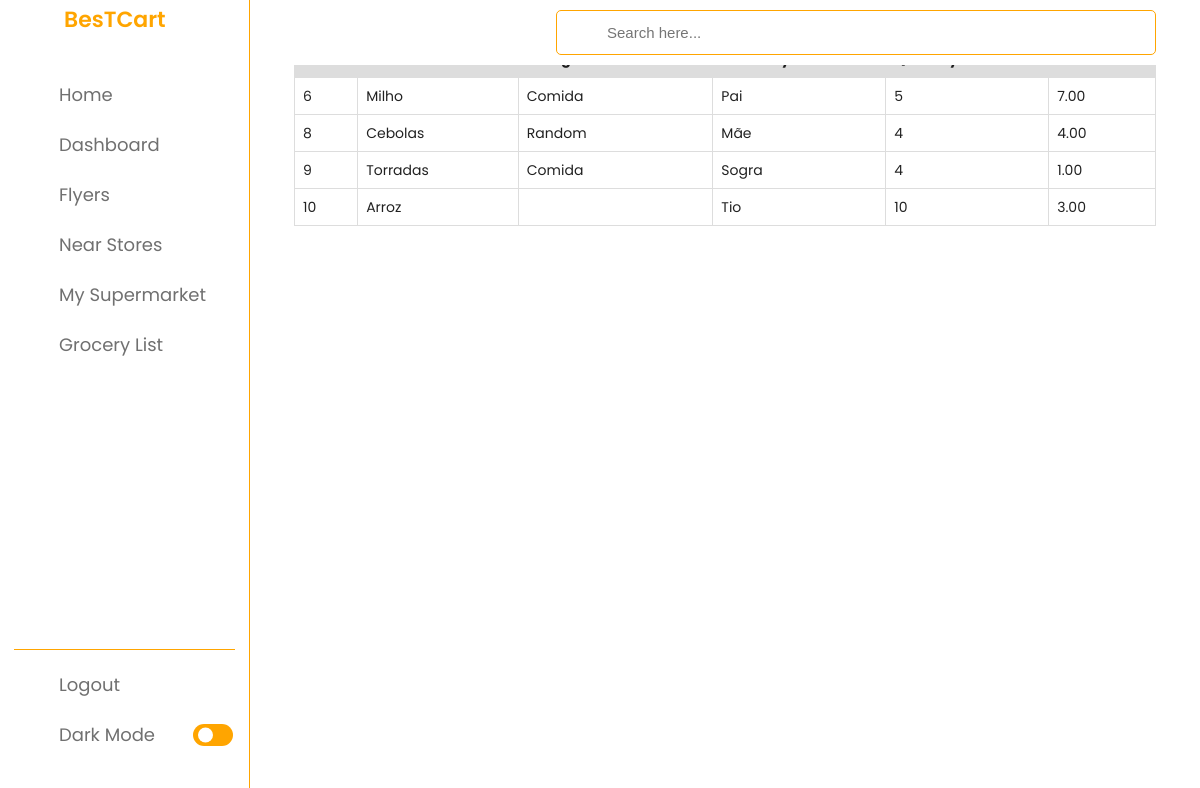
Page /index2.php (signed in) on the committed database.
### tables this page shows
CREATE TABLE `products1` (
  `id` int(11) NOT NULL,
  `name` varchar(255) NOT NULL,
  `categories` varchar(255) NOT NULL,
  `added_by` varchar(255) NOT NULL,
  `quantity` int(11) NOT NULL,
  `price` decimal(10,2) NOT NULL
);

### read2.php (the view, shortened to what this page needs)
<div class="product-list">
    <?php
        include 'db.php';
        $sql = "SELECT * FROM products1";
        $result = mysqli_query($conn, $sql);
        if (mysqli_num_rows($result) > 0) {
            echo "<table>";
            echo "<thead>";
            echo "<tr>";
            echo "<th>ID</th>";
            echo "<th>Name</th>";
            echo "<th>Categories</th>";
            echo "<th>Added by</th>";
            echo "<th>Quantity</th>";
            echo "<th>Price</th>";
            echo "</tr>";
            echo "</thead>";
            echo "<tbody>";
            while($row = mysqli_fetch_assoc($result)) {
                echo "<tr>";
                echo "<td>" . $row["id"] . "</td>";
                echo "<td>" . $row["name"] . "</td>";
                echo "<td>" . $row["categories"] . "</td>";
                echo "<td>" . $row["added_by"] . "</td>";
                echo "<td>" . $row["quantity"] . "</td>";
                echo "<td>" . $row["price"] . "</td>";
                echo "</tr>";
            }
            echo "</tbody>";
            echo "</table>";
        } else {
            echo "0 results";
        }
    ?>
</div>

### index2.php (shortened to what this page needs)
<!DOCTYPE html>
<html lang="en">
<head>
    <link rel="stylesheet" href="mysuper.css">
    <link rel="stylesheet" href="https://unicons.iconscout.com/release/v4.0.0/css/line.css">
    <link rel="stylesheet" type="text/css" href="https://cdn.jsdelivr.net/npm/semantic-ui-css@2.4.1/semantic.min.css">
</head>
<body>
    <nav>
        <div class="logo-name">
            <span class="logo_name">BesTCart</span>
        </div>
        <div class="menu-items">
            <ul class="nav-links">
                <li><a href="index2.php">
                    <i class="uil uil-estate"></i>
                    <span class="link-name">Home</span>
                </a></li>
                <li><a href="dashboard.php">
                    <i class="uil uil-comments"></i>
                    <span class="link-name">Dashboard</span>
                </a></li>
                <li><a href="flyers.php">
                    <i class="uil uil-files-landscapes"></i>
                    <span class="link-name">Flyers</span>
                </a></li>
                <li><a href="nearstores.php">
                    <i class="uil uil-chart"></i>
                    <span class="link-name">Near Stores</span>
                </a></li>
                <li><a href="mysuper.php">
                    <i class="uil uil-thumbs-up"></i>
                    <span class="link-name">My Supermarket</span>
                </a></li>
                <li><a href="gcgc.php">
                    <i class="uil uil-comments"></i>
                    <span class="link-name">Grocery List</span>
                </a></li>
            </ul>
            <ul class="logout-mode">
                <li><a href="logout.php">
                    <i class="uil uil-signout"></i>
                    <span class="link-name">Logout</span>
                </a></li>
                <li class="mode">
                    <a href="#">
                        <i class="uil uil-moon"></i>
                    <span class="link-name">Dark Mode</span>
                </a>
                <div class="mode-toggle">
                  <span class="switch"></span>
                </div>
            </li>
            </ul>
        </div>
    </nav>
    <section class="dashboard">
      <div class="top">
          <div class="search-box">
              <input type="text" id="mySearch" placeholder="Search here...">
          </div>
      </div>
        <?php
            include 'read2.php';
        ?>
</body>
</html>

### mysuper.css (style rules this page uses)
* { margin: 0; padding: 0; box-sizing: border-box; font-family: 'Poppins', sans-serif; }
:root { --primary-color: orange; --panel-color: #FFF; --text-color: #000; --black-light-color: #707070; --border-color: orange; --toggle-color: orange; --box1-color: rgb(253, 125, 125); --box2-color: #FFE6AC; --box3-color: rgb(10, 173, 10); --title-icon-color: rgb(0, 0, 0); --tran-05: all 0.5s ease; --tran-03: all 0.3s ease; --tran-03: all 0.2s ease; }
body { min-height: 100vh; background-color: var(--panel-color); }
nav { position: fixed; top: 0; left: 0; height: 100%; width: 250px; padding: 10px 14px; background-color: var(--panel-color); border-right: 1px solid var(--border-color); transition: var(--tran-05); }
nav .logo-name { display: flex; align-items: center; }
nav .logo-name .logo_name { font-size: 22px; font-weight: 600; color: orange; margin-left: 5px; transition: var(--tran-05); }
nav .menu-items { margin-top: 40px; height: calc(100% - 90px); display: flex; flex-direction: column; justify-content: space-between; }
.menu-items li { list-style: none; }
.menu-items li a { display: flex; align-items: center; height: 50px; text-decoration: none; position: relative; }
.menu-items li a i { font-size: 24px; min-width: 45px; height: 100%; display: flex; align-items: center; justify-content: center; color: var(--black-light-color); }
.menu-items li a .link-name { font-size: 18px; font-weight: 400; color: var(--black-light-color); transition: var(--tran-05); }
.menu-items .logout-mode { padding-top: 10px; border-top: 1px solid var(--border-color); }
.menu-items .mode { display: flex; align-items: center; white-space: nowrap; }
.menu-items .mode-toggle { position: absolute; right: 14px; height: 50px; min-width: 45px; display: flex; align-items: center; justify-content: center; cursor: pointer; }
.mode-toggle .switch { position: relative; display: inline-block; height: 22px; width: 40px; border-radius: 25px; background-color: var(--toggle-color); }
.switch:before { content: ""; position: absolute; left: 5px; top: 50%; transform: translateY(-50%); height: 15px; width: 15px; background-color: var(--panel-color); border-radius: 50%; transition: var(--tran-03); }
.dashboard { position: relative; left: 250px; background-color: var(--panel-color); min-height: 100vh; width: calc(100% - 250px); padding: 10px 14px; transition: var(--tran-05); }
.dashboard .top { position: fixed; top: 0; left: 250px; display: flex; width: calc(100% - 250px); justify-content: space-between; align-items: center; padding: 10px 14px; background-color: var(--panel-color); transition: var(--tran-05); z-index: 10; }
.dashboard .top .search-box { position: relative; height: 45px; max-width: 600px; width: 100%; margin: 0 30px; }
.top .search-box input { position: absolute; border: 1px solid var(--border-color); background-color: var(--panel-color); padding: 0 25px 0 50px; border-radius: 5px; height: 100%; width: 100%; color: var(--text-color); font-size: 15px; font-weight: 400; outline: none; }
table { width: 100%; border-collapse: collapse; }
th, td { border: 1px solid #dddddd; padding: 8px; text-align: left; }
th { background-color: #dddddd; }
.product-list { font-family: Arial, sans-serif; font-size: 14px; margin: 20px; padding: 10px; }

### rows in the picture
products1: id "6", name "Milho", categories "Comida", added_by "Pai", quantity "5", price "7.00"
products1: id "8", name "Cebolas", categories "Random", added_by "Mãe", quantity "4", price "4.00"
products1: id "9", name "Torradas", categories "Comida", added_by "Sogra", quantity "4", price "1.00"
products1: id "10", name "Arroz", added_by "Tio", quantity "10", price "3.00"
